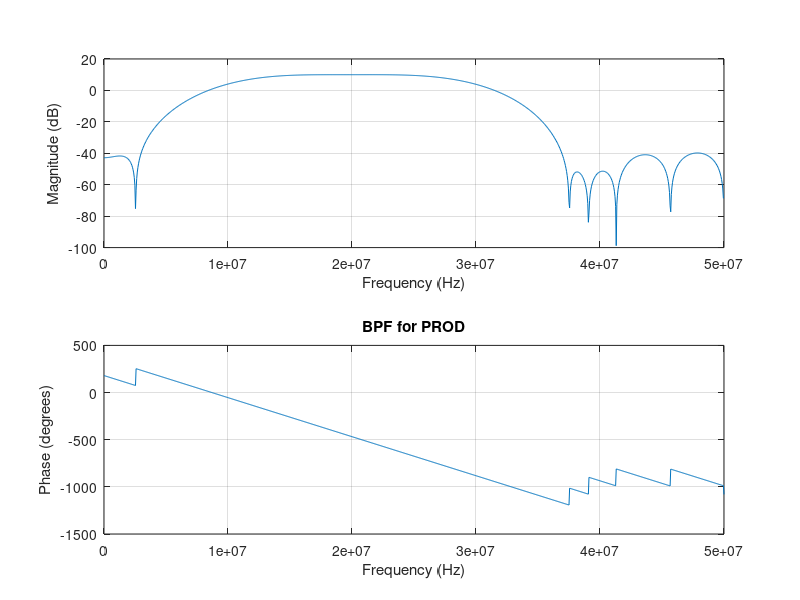

Source code (MATLAB):
% FIR Bandpass for EEP
% modified from code for ZUUM
% SZ, April 2015
%
% This script generates the fixed point coefficients used in the Xilinx
% FPGA FIR Filters and Matlab Emulator.
%
% Copyright (c) 2015 Volcano corporation
%
% output floating point form
%
% 12/12/2017    Adapted for Prodigy


%% this code is updated to match optimization settings developed by Andy Hancock
%% AH 06/23/2015

%% starting from floating point 

Fs = 200;       % MHz, sampling frequency
decimaterate = 2;
Fs = Fs/decimaterate;

% for 20MHz Prodigy
fc1 = 10;       % MHz, lower cutoff
fc2 = 30;       % MHz, higher cutoff
N = 23;         % filter order, match previous version by Andy H.

% design using fir1, Hamming window (default)
b = fir1(N,[fc1 fc2]*2/Fs,'bandpass');

% gain factor to deal with insertion loss if needed  
gain_factor = 10; % in units of dB

filter_coef_float=b.*10^(gain_factor./20);

figure; % plot filter frequency response
freqz(filter_coef_float,1,1024,Fs*10^6);
title('BPF for PROD');

% define gain range available for the current filter design used
if log2(sum(abs(filter_coef_float)))>1;
    warning('Insufficient Headroom for the desired gain boost');
end    

number_fractional_bits = 15;

% Convert to fixed point by scaling up, rounding, and scaling downs
temp = round(filter_coef_float*(2^number_fractional_bits));
filter_coef_fixed =temp/2^number_fractional_bits;

filter_coef = int32(temp);

%% save file, Matlab mat file
save BPF_24Tap_10_30Mhz.mat filter_coef filter_coef_float;

if 0

%% save to .coe file, fixed point
fname = 'prod_bpf.coe';

% open the output file
fid = fopen(fname,'wt');

% check...
if (fid < 0)
   error('cannot open output file')
end

% set up header
fprintf(fid,'radix = 10;\n');
fprintf(fid,'coefdata = \n');

for jj = 1:length(filter_coef_fixed)-1
    fprintf(fid,'%22.16f,\n',filter_coef_fixed(jj));
end
fprintf(fid,'%22.16f;\n',filter_coef_fixed(jj+1));
fclose(fid);

%% save to .coe file, int16, added by LHK
fname = 'prod_bpf_int16.coe';

filter_coef_int16 = int16(temp);
clear temp;

% open the output file
fid = fopen(fname,'wt');

% check...
if (fid < 0)
   error('cannot open output file')
end

% set up header
fprintf(fid,'radix = 10;\n');
fprintf(fid,'coefdata = \n');

for jj = 1:length(filter_coef_int16)-1
    fprintf(fid,'%d,\n',filter_coef_int16(jj));
end
fprintf(fid,'%d;\n',filter_coef_int16(jj+1));
fclose(fid);
end
